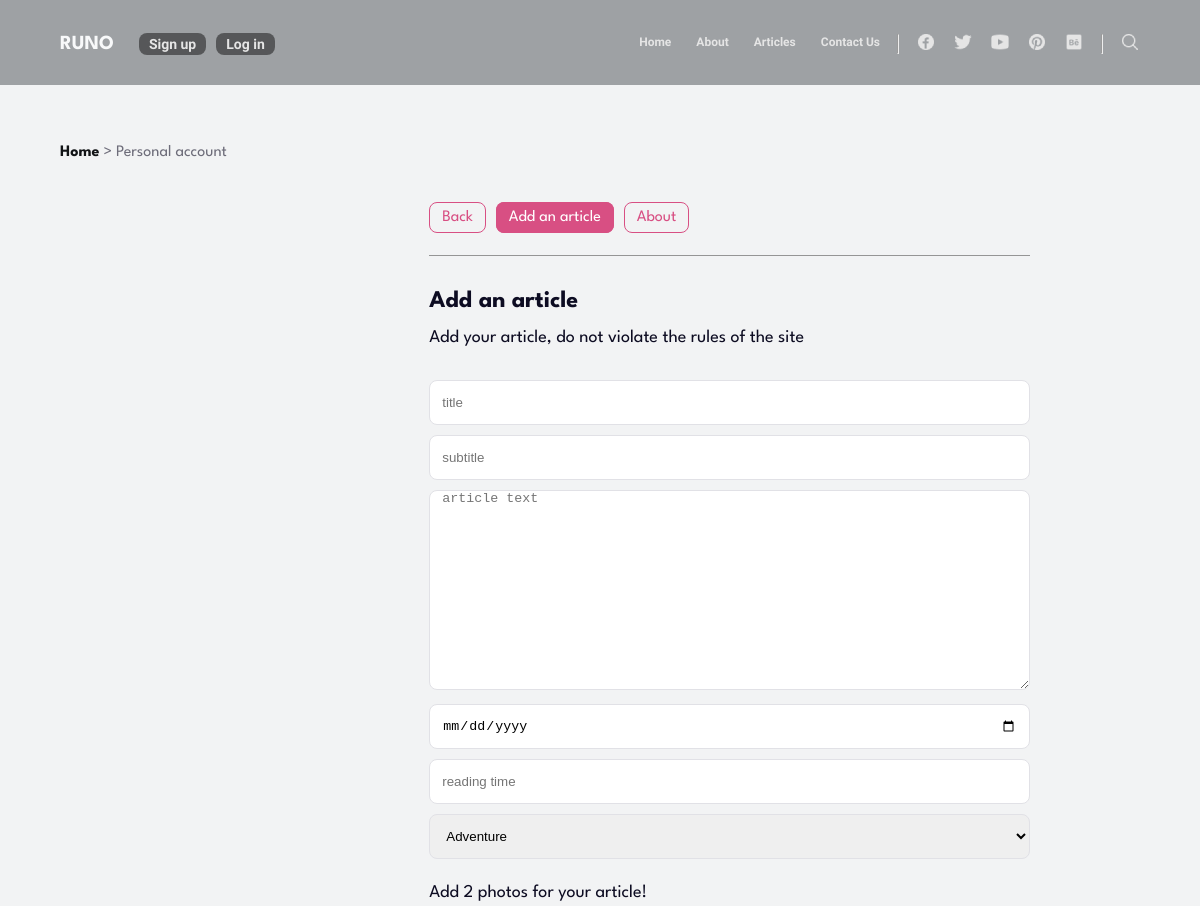
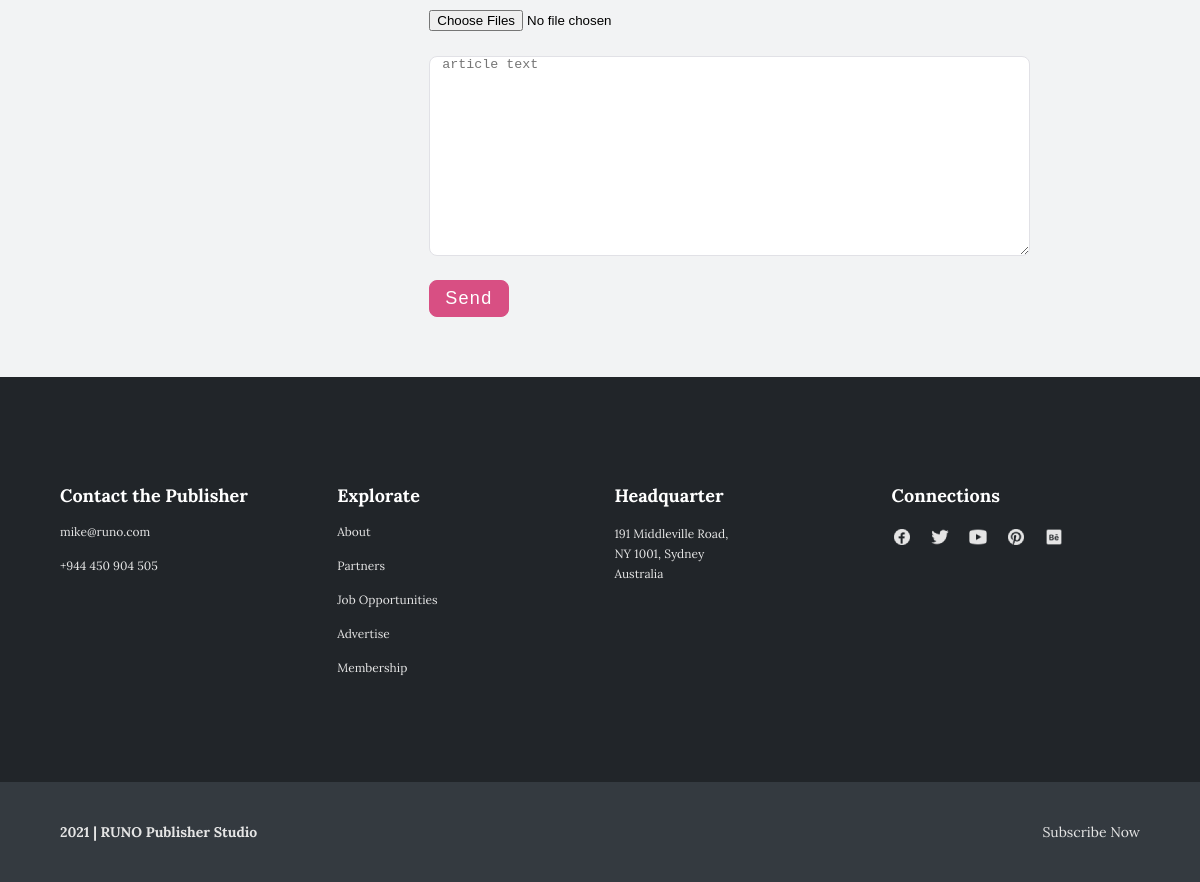
Page /lk-add.php on the committed database (2 pictures, top to bottom).
### tables this page shows
CREATE TABLE `nav` (
  `id` int(11) NOT NULL,
  `nav1` varchar(255) NOT NULL,
  `nav2` varchar(255) NOT NULL,
  `nav3` varchar(255) NOT NULL,
  `nav4` varchar(255) NOT NULL,
  `soc1` varchar(255) DEFAULT NULL,
  `soc2` varchar(255) DEFAULT NULL,
  `soc3` varchar(255) DEFAULT NULL,
  `soc4` varchar(255) DEFAULT NULL,
  `soc5` varchar(255) DEFAULT NULL,
  `search` varchar(255) DEFAULT NULL
);

CREATE TABLE `footer` (
  `id` int(11) NOT NULL,
  `email` varchar(100) NOT NULL,
  `phone` varchar(20) NOT NULL,
  `expl1` varchar(255) DEFAULT NULL,
  `expl2` varchar(255) DEFAULT NULL,
  `expl3` varchar(255) DEFAULT NULL,
  `expl4` varchar(255) DEFAULT NULL,
  `expl5` varchar(255) DEFAULT NULL,
  `address` varchar(255) DEFAULT NULL,
  `soc1` varchar(255) DEFAULT NULL,
  `soc2` varchar(255) DEFAULT NULL,
  `soc3` varchar(255) DEFAULT NULL,
  `soc4` varchar(255) DEFAULT NULL,
  `soc5` varchar(255) DEFAULT NULL
);

### lk-add.php (the view, shortened to what this page needs)
<?php
include_once("config/db.php");
$userid = $_SESSION["userid"];
?>
<!DOCTYPE html>
<html lang="en">
<head>
    <link rel="stylesheet" href="css/flex.css">
    <link rel="stylesheet" href="css/main.css">
    <link rel="stylesheet" href="css/nav.css">
</head>
<body>
<header>
    <?php include('include/nav.php'); ?>
</header>
    <section class="lk">
        <div class="container">
            <div class="row bread">
                <ul>
                    <li class="bread__item"><a class="bread__link" href="index.php?nav=Home">Home</a></li>
                    <li class="bread__item">></li>
                    <li class="bread__item"><p class="bread__name">Personal account</p></li>
                </ul>
            </div>
            <div class="row justify__content__around gap40">
                    <?php include('include/about_edit.php'); ?>
                <div>
                    <ul class="lk__list row gap10">
                        <li><a class="lk__link" href="lk.php">Back</a></li>
                        <li><a class="lk__link lk__link__active" href="">Add an article</a></li>
                        <li><a class="lk__link" href="lk-about.php?id=<?= $userid ?>">About</a></li>
                    </ul>
                    <h2 class="form__title">Add an article</h2>
                    <p class="form__subtitle">Add your article, do not violate the rules of the site</p>
                    <form enctype="multipart/form-data" method="post">
                        <div><input class="form__input" type="text" name="title" placeholder="title"></div>
                        <div><input class="form__input" type="text" name="subtitle" placeholder="subtitle"></div>
                        <div><textarea class="form__input add" name="text" cols="70" rows="10" placeholder="article text"></textarea></div>
                        <div><input class="form__input" type="date" name="date" placeholder="date"></div>
                        <div><input class="form__input" type="text" name="time" placeholder="reading time"></div>
                        <div>
                            <select class="form__input" name="category_id" id="">
                            <?php
                $data = $db->query("SELECT * FROM `category`");
                while($row = $data->fetch(PDO::FETCH_ASSOC)) {
        ?>
                                <option value="<?=  $row['id'] ?>"><?=  $row['name'] ?></option>
                                <?php } ?>
                            </select>
                        </div> <br>
                        <label class="stylelabel">Add 2 photos for your article!</label>
                        <div>
                            <input class="form-control" type="file" name="upload_image[]" multiple accept=".png, .jpg, .jpeg" required /><br><br>
                        </div>
                        <div><textarea class="form__input2 add" name="text2" cols="70" rows="10" placeholder="article text"></textarea></div>
                        <input class="form__btn" name="submit_add" type="submit" value="Send">
                    </form>
                </div>
            </div>
        </div>
    </section>
<?php
  $stmt = $db -> query("SELECT * FROM `footer`");
  while($row = $stmt->fetch(PDO::FETCH_ASSOC)) {
?>
    <?php include_once("include/footer.php") ?>
  <?php } ?>
</body>
</html>

### include/nav.php (shortened to what this page needs)
<?php
  include_once("config/db.php");
?>
<nav class="nav">
  <div class="container">
    <div class="row justify__content__between align__items__center h80">
      <ul class="row gap10 align__items__center nav__lk">
        <li><a href="index.php?nav=Home" class="logo">RUNO</a></li>
          <?php
                if(isset($_SESSION['user']['rights'])=='user' || isset($_SESSION['user']['rights'])=='admin') {
          ?>
            <li><a href="config/logout.php" class="nav__link0">Exit</a></li>
            <li><a href="lk.php" class="nav__link0">Profile</a></li>
            <?php  } elseif(isset($_SESSION['user']['id'])) { ?>
            <li><a href="config/logout.php" class="nav__link0">Exit</a></li>
            <?php  } else { ?>
          <li><a href="reg.php" class="nav__link0">Sign up</a></li>
          <li><a href="aut.php" class="nav__link0">Log in</a></li>
        <?php } ?>
      </ul>
    <?php
      $stmt = $db -> query("SELECT * FROM `nav`");
      while($row = $stmt->fetch(PDO::FETCH_ASSOC)) {
    ?>
      <div class="burger">
        <ul class="row gap__nav align__items__center">
        <?php if (!isset($_GET["nav"]) || $_GET["nav"] != $row['nav1']) { ?>
          <li><a href="index.php?nav=<?= $row['nav1'] ?>" class="nav__link "><?= $row['nav1'] ?></a></li>
          <?php } elseif ($_GET["nav"] == $row['nav1']) { ?>
          <li><a href="index.php?nav=<?= $row['nav1'] ?>" class="nav__link nav__active"><?= $row['nav1'] ?></a></li>
          <?php } ?>
          <?php if (!isset($_GET["nav"]) || $_GET["nav"] != $row['nav2']) { ?>
          <li><a href="about_us.php?nav=<?= $row['nav2'] ?>" class="nav__link"><?= $row['nav2'] ?></a></li>
          <?php } elseif ($row['nav2'] == $_GET["nav"]) { ?>
          <li><a href="about_us.php?nav=<?= $row['nav2'] ?>" class="nav__link nav__active"><?= $row['nav2'] ?></a></li>
          <?php } ?>
          <?php if (!isset($_GET["nav"]) || $row['nav3'] != $_GET["nav"]) { ?>
          <li><a href="all_articles.php?nav=<?= $row['nav3'] ?>" class="nav__link"><?= $row['nav3'] ?></a></li>
          <?php } elseif ($_GET["nav"] == $row['nav3']) { ?>
          <li><a href="all_articles.php?nav=<?= $row['nav3'] ?>" class="nav__link nav__active"><?= $row['nav3']  ?></a></li>
          <?php } ?>
          <?php if (!isset($_GET["nav"]) ||  $row['nav4'] != $_GET["nav"]){ ?>
          <li><a href="contact.php?nav=<?= $row['nav4'] ?>" class="nav__link"><?= $row['nav4'] ?></a></li>
          <?php } elseif ($_GET["nav"] == $row['nav4']) { ?>
          <li><a href="contact.php?nav=<?= $row['nav4'] ?>" class="nav__link nav__active"><?= $row['nav4'] ?></a></li>
          <?php } ?>
          <li><hr class="nav__hr"></li>
          <li><a href="#"><img src="images/<?= $row['soc1'] ?>" alt=""></a></li>
          <li><a href="#"><img src="images/<?= $row['soc2'] ?>" alt=""></a></li>
          <li><a href="#"><img src="images/<?= $row['soc3'] ?>" alt=""></a></li>
          <li><a href="#"><img src="images/<?= $row['soc4'] ?>" alt=""></a></li>
          <li><a href="#"><img src="images/<?= $row['soc5'] ?>" alt=""></a></li>
          <li><hr class="nav__hr"></li>
          <li>
            <button id="search" type="submit" name="btn_search"><img  src="images/<?= $row['search'] ?>" alt=""></button>
          </li>
        </ul>
      </div>
    <?php } ?>
    </div>
  </div>
</nav>

### include/footer.php (shortened to what this page needs)
<footer">
  <div class="footer__top">
    <div class="container row justify__content__between">
      <div class="col-23">
        <p class="footer__p">Contact the Publisher</p>
        <ul>
          <li><a class="img__data" href="mailto:<?= $row['email'] ?>" target="_blank"><?= $row['email'] ?></a></li>
          <li><a class="img__data" href="tel:<?= $row['phone'] ?>"><?= $row['phone'] ?></a></li>
        </ul>
      </div>
      <div class="col-23">
        <p class="footer__p">Explorate</p>
        <ul>
          <li><a class="img__data" href="#"><?= $row['expl1'] ?></a></li>
          <li><a class="img__data" href="#"><?= $row['expl2'] ?></a></li>
          <li><a class="img__data" href="#"><?= $row['expl3'] ?></a></li>
          <li><a class="img__data" href="#"><?= $row['expl4'] ?></a></li>
          <li><a class="img__data" href="#"><?= $row['expl5'] ?></a></li>
        </ul>
      </div>
      <div class="col-23">
        <p class="footer__p">Headquarter</p>
        <ul>
          <li><a class="header__subtitle" href="#"><?= $row['address'] ?></a></li>
        </ul>
      </div>
      <div class="col-23">
        <p class="footer__p">Connections</p>
        <ul class="row gap__soc">
          <li><a href="#"><img src="images/<?= $row['soc1'] ?>" alt=""></a></li>
          <li><a href="#"><img src="images/<?= $row['soc2'] ?>" alt=""></a></li>
          <li><a href="#"><img src="images/<?= $row['soc3'] ?>" alt=""></a></li>
          <li><a href="#"><img src="images/<?= $row['soc4'] ?>" alt=""></a></li>
          <li><a href="#"><img src="images/<?= $row['soc5'] ?>" alt=""></a></li>
        </ul>
      </div>
    </div>
  </div>
  <div id="footer" class="footer__bottom">
    <div class="container row justify__content__between gap18">
      <p>2021 | <a href="#">RUNO</a> Publisher Studio</p>
        <p class="subscribe fw400"><a href="#footer">Subscribe Now</a></p>
    </div>
  </div>

### css/flex.css (style rules this page uses)
.container { width: 90%; margin: 0 auto; }
.row { display: flex; flex-wrap: wrap; }
.justify__content__between { justify-content: space-between; }
.justify__content__around { justify-content: space-around; }
.align__items__center { align-items: center; }
.gap__nav { gap: 17px; }
.gap__soc { gap: 18px; }
.gap40 { gap:40px; }
.gap18 { gap:18px; }
.gap10 { gap:10px; }
.col-23 { width: 23%; }

### css/main.css (style rules this page uses)
* { margin: 0; padding: 0; box-sizing: border-box; }
html { --pink: #d84f83; }
body { max-width: 1440px; margin: 0 auto; font-family: "League Spartan", "Lora", "Roboto", Arial, Helvetica, sans-serif; }
a { text-decoration: none; }
a:hover, .link, .pointer, button { cursor: pointer; }
li { list-style: none; }
.nav { position: absolute; top: 0; width: 100%; z-index: 3; background: rgba(0, 0, 0, 0.20); padding: 29px 0px; }
.nav__lk { margin-top: 3px; }
.logo { color: #F8F9FA; font-family: "League Spartan"; font-size: 20px; font-weight: 700; line-height: normal; margin-right: 15px; }
.nav__link0 { color: #E5E5E5; font-family: Roboto; font-weight: 600; font-size: 14px; padding: 3px 10px; border-radius: 8px; background-color: #14141484; }
.nav__link { color: #E5E5E5; font-family: Roboto; font-size: 12px; font-weight: 700; line-height: normal; margin-left: 8px; }
#search, #search_input button { background-color: rgba(255, 255, 255, 0); border: none; }
.burger li:last-child { margin-left:-17px; }
.header__subtitle { color: #E5E5E5; font-family: Lora; font-size: 12px; font-weight: 400; line-height: 20px; }
li img { margin-top: 3px; }
.nav__hr { background: #E5E5E5; width: 0.5px; height: 20px; margin-top: 3px; }
.img__data { color: #E5E5E5; font-family: Lora; font-size: 12px; font-weight: 400; line-height: normal; }
.footer__top { background: #212529; padding: 106px 0; }
.footer__p { color: #FFF; font-family: Lora; font-size: 18px; font-weight: 700; line-height: 25px; margin-bottom: 16px; }
.footer__top ul li { padding-bottom: 18px; }
.footer__top ul li:last-child { padding-bottom: 0px; }
.footer__bottom { padding: 41px 0; background: #343A40; color: #E5E5E5; font-family: Lora; font-size: 14px; font-weight: 700; line-height: normal; }
.footer__bottom a { color: #E5E5E5; }
.fw400 { font-weight: 400; }
.form__title { color: #0D0C22; font-size: 24px; line-height: 30px; font-weight: 700; margin-bottom: 10px; }
.form__subtitle { color: #0D0C22; font-size: 18px; line-height: 24px; margin-bottom: 30px; }
.form__input { height: 45px; border-radius: 8px; border: 1px solid #E1E1E6; padding: 0px 12px; width: 100%; margin-bottom: 10px; }
.form__input2 { height: 100px; border-radius: 8px; border: 1px solid #E1E1E6; padding: 0px 12px; width: 100%; margin-bottom: 10px; }
.add { height: 200px; }
.stylelabel { color: #0D0C22; display: inline-block; margin-bottom: 15px; font-size: 18px; }
.form__btn { border-radius: 8px; background: var(--pink); border: 1px solid var(--pink); padding: 7px 15px; margin: 10px 0 10px; color: #FFF; font-size: 18px; letter-spacing: 1.3px; }
.lk { padding: 10px 0 50px; background-color: #F2F3F4; }
.bread { margin: 50px 0; }
.bread__item { display: inline-block; color: #6E6D7A; }
.bread__link { color: #121416; font-weight: 700; line-height: normal; }
.lk__list { padding-bottom: 30px; border-bottom: 1px solid #959595; margin-bottom: 30px; }
.lk__link { border-radius: 8px; border: 1px solid var(--pink); padding: 7px 12px; color: var(--pink); }
.lk__link__active { border-radius: 8px; background: var(--pink); padding: 7px 12px; color: #FFF; }

### css/nav.css (style rules this page uses)
.nav { position: static; background: #343a4079; }

### rows in the picture
nav: nav1 "Home", nav2 "About", nav3 "Articles", nav4 "Contact Us", soc1 (picture), soc2 (picture), soc3 (picture), soc4 (picture), soc5 (picture), search (picture)
footer: email "mike@runo.com", phone "+944 450 904 505", expl1 "About", expl2 "Partners", expl3 "Job Opportunities", expl4 "Advertise", expl5 "Membership", address "191 Middleville Road, NY 1001, Sydney Australia", soc1 (picture), soc2 (picture), soc3 (picture), soc4 (picture), soc5 (picture)

### other values in the picture
form field category_id "Adventure"
